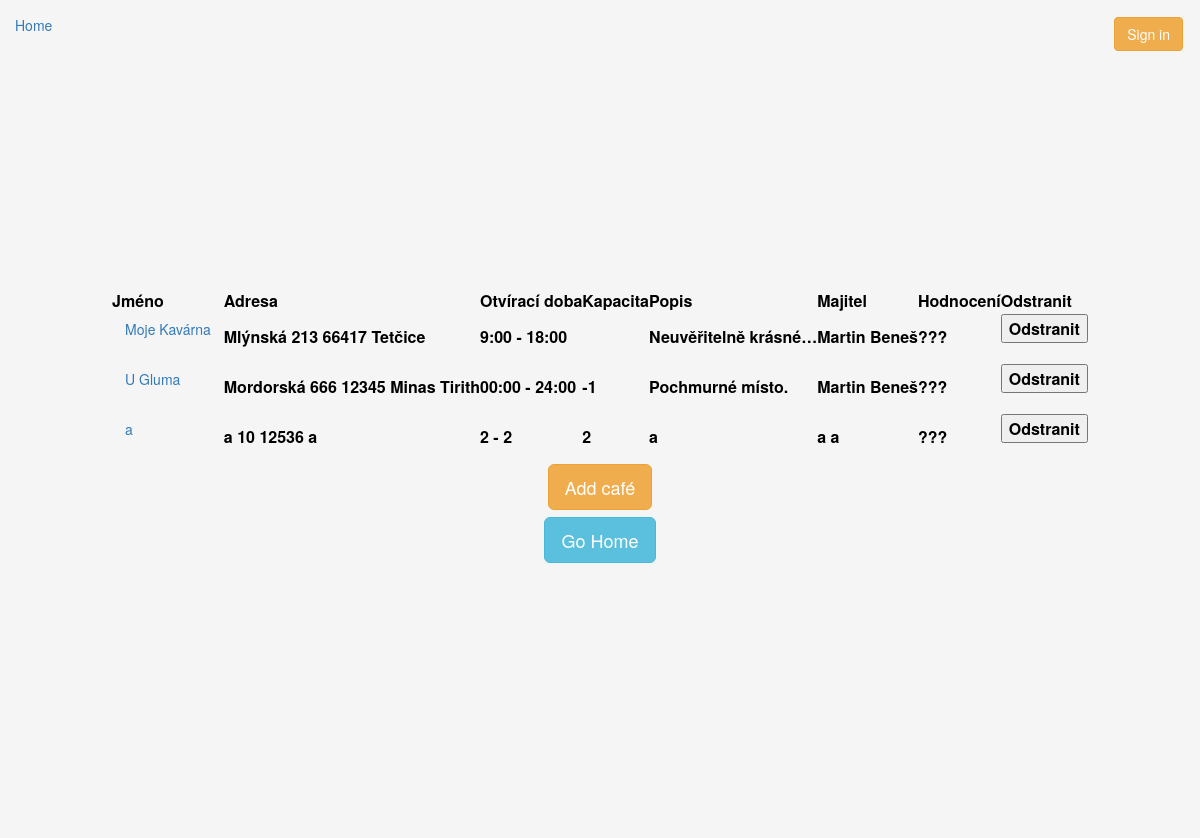
Before: /cafes/ with the older database file.
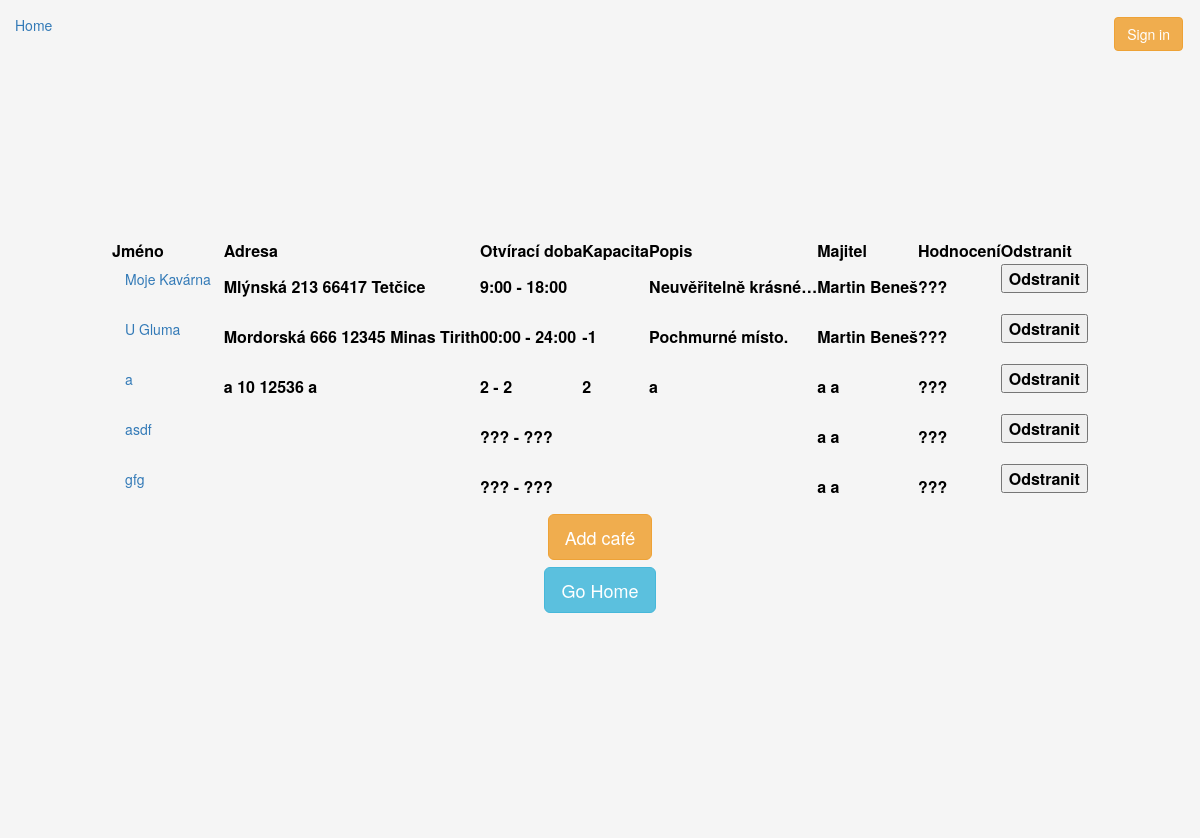
After: the same page with the newer database file.
### kavarna/models.py (models this page shows, shortened)
class Cafe(models.Model):
    name = models.CharField(max_length=64)
    street = models.CharField(max_length=64, blank=True, null=True, default='')
    housenumber = models.PositiveIntegerField(blank=True, null=True, default=0) # needs to be changed
    city = models.CharField(max_length=64, blank=True, null=True, default='')
    psc = models.CharField(max_length=64, blank=True, null=True, default='')
    opensAt = models.CharField(max_length=64, blank=True, null=True, default='')
    closesAt = models.CharField(max_length=64, blank=True, null=True, default='')
    capacity = models.PositiveSmallIntegerField(blank=True, null=True, default=0)
    description = models.TextField(blank=True, null=True, default='')
    owner = models.ForeignKey(User, on_delete=models.CASCADE)
    offers_coffee = models.ManyToManyField(Coffee)

### kavarna/views.py (the view)
# urls.py: path('cafes/', views.cafes, name='cafes'),
def cafes(request):
    d = generateDict(request)
    if 'message' in d:
        return errLogout(request, d)
    if request.method == 'POST':
        pk = request.POST.get('pk')
        models.Cafe.objects.get(pk=pk).delete()
        return HttpResponseRedirect('')
    d['cafes_list'] = models.Cafe.objects.all()
    d['users_list'] = User.objects.all()
    d['drinkers_list'] = models.Drinker.objects.all()
    return render(request, "cafes.html", d)

### kavarna/core.py (called while the page is built)
def generateDict(request):
    try:
        email = request.COOKIES['user']
        if User.objects.get(email=email) != None:
            d = {'loggeduser'    : User.objects.get(email=email),
                 'loggeddrinker' : models.Drinker.getData(email) }
        else:
            d = {'message'   : 'Unknown user'}
    except:
        d = {}
    d['key'] = request.GET.get('key', '')
    return d

### kavarna/templates/cafes.html (shortened to what this page needs)
{% extends "titlepage.html" %}
{% block content %}
<table>
    <tr>
        <th>Jméno</th>
        <th>Adresa</th>
        <th>Otvírací doba</th>
        <th>Kapacita</th>
        <th>Popis</th>
        <th>Majitel</th>
        <th>Hodnocení</th>
        <th>Odstranit</th>
    </tr>
    {% for a in cafes_list %}
    <tr>
        <th>
            <form method="get" action="/cafe">
                <button class="btn btn-link" type="Submit">{{a.name}}</button>
            </form>
        </th>
        <th>{{a.street|default:""}} {{a.housenumber|default:""}} {{a.psc|default:""}} {{a.city|default:""}}</th>
        <th>{{a.opensAt|default:"???"}} - {{a.closesAt|default:"???"}}</th>
        <th>{{a.capacity|default:""}}</th>
        <th>{{a.description|default:""|truncatechars:20}}</th>
        <th>{{a.owner.first_name}} {{a.owner.last_name}}</th>
        <th>???</th>
        <th>
            <form method="post" action="">{% csrf_token %}
                <button type="Submit">Odstranit</button>
            </form>
        </th>
    </tr>
    {% endfor %}
</table>
<div class="row hcentralize">
    <a href="{% url 'addcafe' %}"><button class="btn btn-lg btn-warning" type="submit">Add café</button></a>
</div>
<div class="row hcentralize">
    <a href="{% url '' %}"><button class="btn btn-lg btn-info" type="submit">Go Home</button></a>
</div>
{% endblock %}

Changed rows visible on the page:
added Cafe: name "asdf", opensAt "???", closesAt "???", owner.first_name "a", owner.last_name "a"
added Cafe: name "gfg", opensAt "???", closesAt "???", owner.first_name "a", owner.last_name "a"
